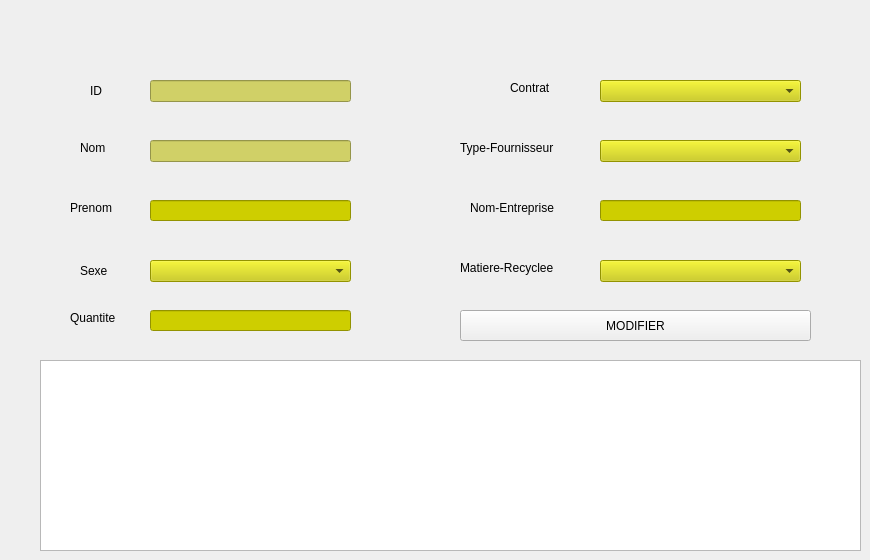
    <widget class="QWidget" name="tab_3">
     <attribute name="title">
      <string>Modifier Fournisseur</string>
     </attribute>
     <widget class="QPushButton" name="pb_modifier">
      <property name="geometry">
       <rect>
        <x>460</x>
        <y>310</y>
        <width>351</width>
        <height>31</height>
       </rect>
      </property>
      <property name="styleSheet">
       <string notr="true"/>
      </property>
      <property name="text">
       <string>MODIFIER</string>
      </property>
     </widget>
     <widget class="QLabel" name="label_10">
      <property name="geometry">
       <rect>
        <x>470</x>
        <y>200</y>
        <width>101</width>
        <height>16</height>
       </rect>
      </property>
      <property name="text">
       <string>Nom-Entreprise</string>
      </property>
     </widget>
     <widget class="QComboBox" name="le_matiere_recyclee_2">
      <property name="geometry">
       <rect>
        <x>600</x>
        <y>260</y>
        <width>201</width>
        <height>22</height>
       </rect>
      </property>
      <property name="styleSheet">
       <string notr="true">background-color: rgb(206, 206, 0);</string>
      </property>
     </widget>
     <widget class="QLabel" name="label_11">
      <property name="geometry">
       <rect>
        <x>510</x>
        <y>80</y>
        <width>56</width>
        <height>16</height>
       </rect>
      </property>
      <property name="text">
       <string>Contrat</string>
      </property>
     </widget>
     <widget class="QComboBox" name="le_contrat_2">
      <property name="geometry">
       <rect>
        <x>600</x>
        <y>80</y>
        <width>201</width>
        <height>22</height>
       </rect>
      </property>
      <property name="styleSheet">
       <string notr="true">background-color: rgb(206, 206, 0);</string>
      </property>
     </widget>
     <widget class="QLabel" name="label_12">
      <property name="geometry">
       <rect>
        <x>90</x>
        <y>80</y>
        <width>41</width>
        <height>21</height>
       </rect>
      </property>
      <property name="styleSheet">
       <string notr="true">font: 9pt &quot;MS Shell Dlg 2&quot;;</string>
      </property>
      <property name="text">
       <string>ID</string>
      </property>
     </widget>
     <widget class="QLabel" name="label_13">
      <property name="geometry">
       <rect>
        <x>70</x>
        <y>200</y>
        <width>56</width>
        <height>16</height>
       </rect>
      </property>
      <property name="text">
       <string>Prenom</string>
      </property>
     </widget>
     <widget class="QComboBox" name="le_sexe_2">
      <property name="geometry">
       <rect>
        <x>150</x>
        <y>260</y>
        <width>201</width>
        <height>22</height>
       </rect>
      </property>
      <property name="styleSheet">
       <string notr="true">background-color: rgb(206, 206, 0);</string>
      </property>
     </widget>
     <widget class="QLabel" name="label_14">
      <property name="geometry">
       <rect>
        <x>80</x>
        <y>140</y>
        <width>56</width>
        <height>16</height>
       </rect>
      </property>
      <property name="text">
       <string>Nom</string>
      </property>
     </widget>
     <widget class="QLineEdit" name="le_id_2">
      <property name="geometry">
       <rect>
        <x>150</x>
        <y>80</y>
        <width>201</width>
        <height>22</height>
       </rect>
      </property>
      <property name="styleSheet">
       <string notr="true">background-color: rgb(208, 208, 103);</string>
      </property>
     </widget>
     <widget class="QLineEdit" name="le_nom_2">
      <property name="geometry">
       <rect>
        <x>150</x>
        <y>140</y>
        <width>201</width>
        <height>22</height>
       </rect>
      </property>
      <property name="styleSheet">
       <string notr="true">background-color: rgb(208, 208, 103);</string>
      </property>
     </widget>
     <widget class="QLineEdit" name="le_prenom_2">
      <property name="geometry">
       <rect>
        <x>150</x>
        <y>200</y>
        <width>201</width>
        <height>21</height>
       </rect>
      </property>
      <property name="styleSheet">
       <string notr="true">background-color: rgb(206, 206, 0);</string>
      </property>
     </widget>
     <widget class="QLabel" name="label_15">
      <property name="geometry">
       <rect>
        <x>460</x>
        <y>140</y>
        <width>101</width>
        <height>16</height>
       </rect>
      </property>
      <property name="text">
       <string>Type-Fournisseur</string>
      </property>
     </widget>
     <widget class="QLabel" name="label_16">
      <property name="geometry">
       <rect>
        <x>80</x>
        <y>260</y>
        <width>56</width>
        <height>21</height>
       </rect>
      </property>
      <property name="text">
       <string>Sexe</string>
      </property>
     </widget>
     <widget class="QLabel" name="label_17">
      <property name="geometry">
       <rect>
        <x>460</x>
        <y>260</y>
        <width>121</width>
        <height>16</height>
       </rect>
      </property>
      <property name="styleSheet">
       <string notr="true">font: 8pt &quot;MS Shell Dlg 2&quot;;
 </string>
      </property>
      <property name="text">
       <string>Matiere-Recyclee</string>
      </property>
     </widget>
     <widget class="QLineEdit" name="le_nom_entreprise_2">
      <property name="geometry">
       <rect>
        <x>600</x>
        <y>200</y>
        <width>201</width>
        <height>21</height>
       </rect>
      </property>
      <property name="styleSheet">
       <string notr="true">background-color: rgb(206, 206, 0);</string>
      </property>
     </widget>
     <widget class="QComboBox" name="le_type_fournisseur_2">
      <property name="geometry">
       <rect>
        <x>600</x>
        <y>140</y>
        <width>201</width>
        <height>22</height>
       </rect>
      </property>
      <property name="styleSheet">
       <string notr="true">background-color: rgb(206, 206, 0);</string>
      </property>
     </widget>
     <widget class="QTableView" name="tab_fournisseur_2">
      <property name="geometry">
       <rect>
        <x>40</x>
        <y>360</y>
        <width>821</width>
        <height>191</height>
       </rect>
      </property>
      <property name="styleSheet">
       <string notr="true">QLineEdit {
	font: 8pt &quot;MS Shell Dlg 2&quot;;
    background-color: #E5FFD5; /* Light Green */
    border: 1.5px solid #80C783; /* Light Green Border */
    border-radius: 5px;
    padding: 2px;
    selection-background-color: #A0EFA7; /* Light Green Selection */
}

/* Labels */
QLabel {
    color: #006400; /* Dark Green Text Color */
    background-color: transparent; /* Transparent Background */
}

/* Push Buttons */
QPushButton
{
     background-color: green;
     border-style: outset;
     border-width: 2px;
     border-radius: 10px;
    
	border-color: rgb(0, 85, 0);
     font: bold 14px;
     min-width: 10em;
     padding: 6px;
 
}



QPushButton:hover {
    background-color: #A0FFB7; /* Light Green Hover Color */
}

QPushButton:pressed {
    background-color: #6FD990; /* Light Green Pressed Color */
}</string>
      </property>
     </widget>
     <widget class="QLineEdit" name="le_quantite_2">
      <property name="geometry">
       <rect>
        <x>150</x>
        <y>310</y>
        <width>201</width>
        <height>21</height>
       </rect>
      </property>
      <property name="styleSheet">
       <string notr="true">background-color: rgb(206, 206, 0);</string>
      </property>
     </widget>
     <widget class="QLabel" name="label_22">
      <property name="geometry">
       <rect>
        <x>70</x>
        <y>310</y>
        <width>51</width>
        <height>16</height>
       </rect>
      </property>
      <property name="styleSheet">
       <string notr="true">font: 8pt &quot;MS Shell Dlg 2&quot;;
 </string>
      </property>
      <property name="text">
       <string>Quantite</string>
      </property>
     </widget>
    </widget>
